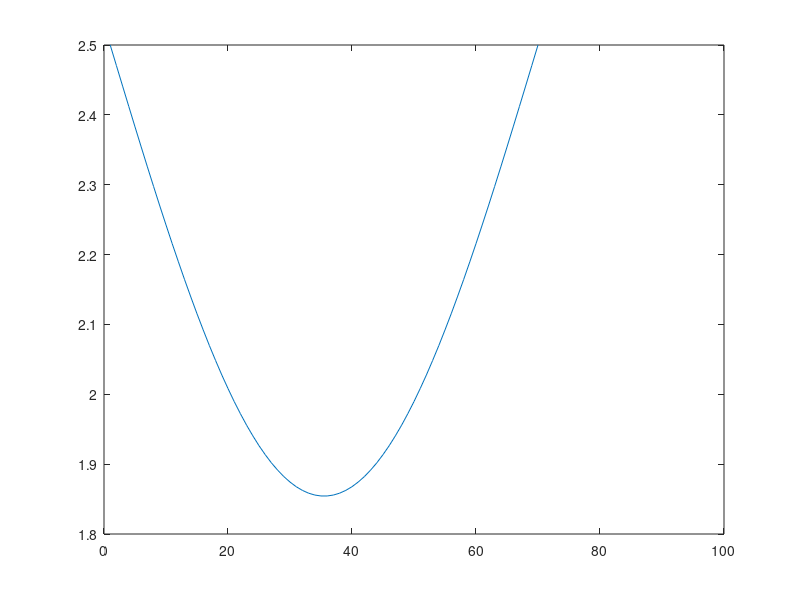

This chart was generated by the following MATLAB code:
x= dlmread("u_values.txt");
w =0;
    for a =1:50
        figure(1)
        plot(x(a,:))
        xlim([0 100])
        pause(.25)
    end
